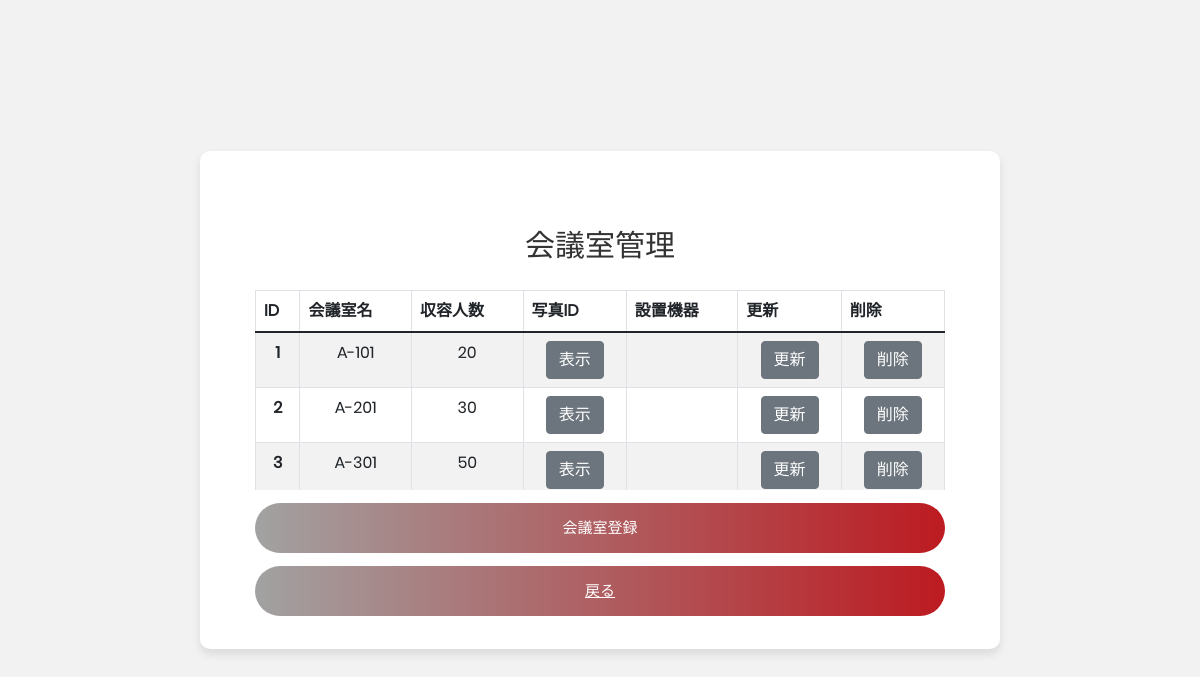
/admin_room/, run on an earlier commit of the app's database.
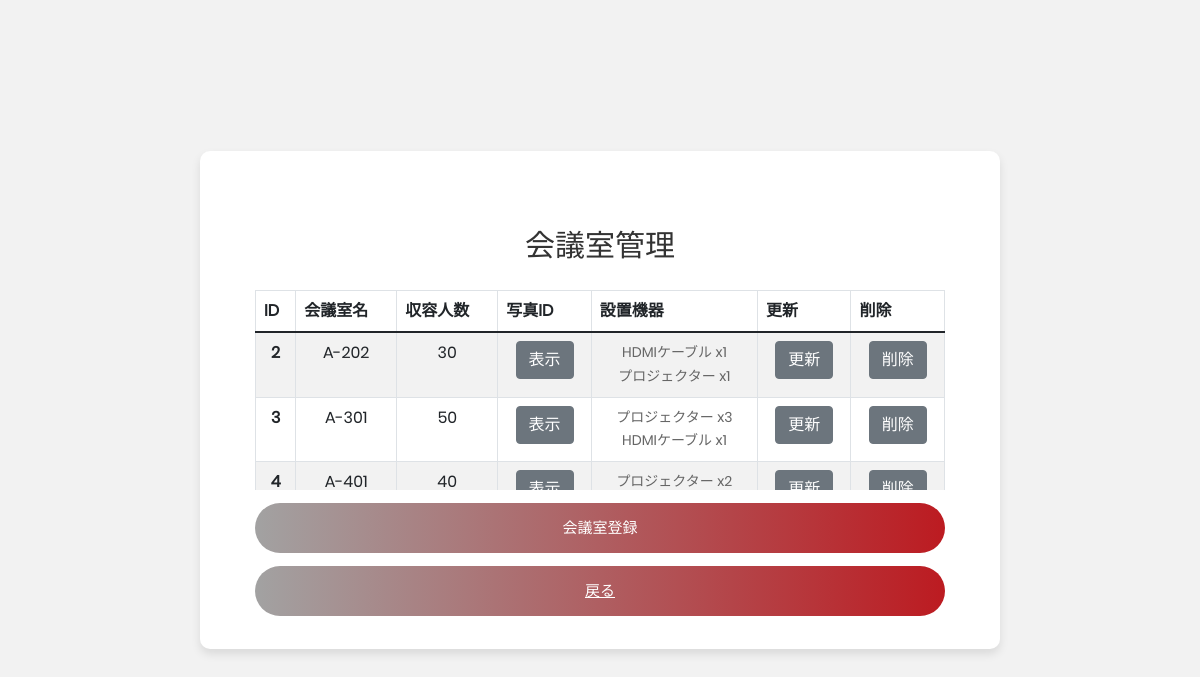
And on a later commit of the database.
### models/Conference.py (models this page shows, shortened)
class Conference(db.Model):
  __tablename__ = 'conferences'
  conference_id = db.Column(db.Integer, nullable=False, primary_key=True, autoincrement=True) # 主キー
  name = db.Column(db.String(20), nullable=False, unique=True)
  capacity = db.Column(db.Integer)
  photo_id = db.Column(db.String(20))
  remarks = db.Column(db.String(100))
  equipments = db.relationship("Equipment",
                                secondary='conference_equipments',
                                uselist=True,
                                back_populates='conferences',
                                order_by='Equipment.equipment_id')
  reserves = db.relationship("Reserve", uselist=True, back_populates='conferences', cascade='all, delete-orphan')

### models/ConferenceEquipment.py (models this page shows, shortened)
class ConferenceEquipment(db.Model):
    __tablename__ = 'conference_equipments'
    conference_equipments_id = db.Column(db.Integer, nullable=False, primary_key=True, autoincrement=True) # 主キー
    conference_id = db.Column(db.Integer, db.ForeignKey("conferences.conference_id", onupdate='CASCADE', ondelete='CASCADE'))
    equipment_id = db.Column(db.Integer, db.ForeignKey("equipments.equipment_id", onupdate='CASCADE', ondelete='CASCADE'))
    num = db.Column(db.Integer)
    equipments = db.relation("Equipment", backref='conference_equipments')
    conferences = db.relation("Conference", backref='conference_equipments')

### models/Equipment.py (models this page shows, shortened)
class Equipment(db.Model):
    __tablename__ = 'equipments'
    equipment_id = db.Column(db.Integer, nullable=False, primary_key=True, autoincrement=True) # 主キー
    name = db.Column(db.String(30), unique=True, nullable=False)
    conferences = db.relationship("Conference",
                                secondary='conference_equipments',
                                uselist=True,
                                back_populates='equipments',
                                order_by='Conference.conference_id')

### admin_room.py (the view, shortened to what this page needs)
@admin_room_bp.route('/', methods=["GET", "POST"])
def admin_room():
    conferences = Conference.query.all()
    equipments = Equipment.query.all()
    conferences = Conference.query.all()
    equipments = Equipment.query.all()
    return render_template('admin_room.html', conferences=conferences,equipments=equipments,error = False)

### templates/admin_room.html (shortened to what this page needs)
{% extends "template.html" %}
{% block head %}
<link rel="stylesheet" type="text/css" href="{{ url_for('static',filename='css/main_admin.css') }}">
{% endblock %}
{% block content %}
<div class="limiter">
   <div class="container-admin100">
      <div class="wrap-admin100">
         <span class="admin100-form-title p-b-26">
         会議室管理
         </span>
         <div class="table-wrapper-scroll-y my-custom-scrollbar">
            <table class="table table-bordered table-striped mb-0">
               <thead>
                  <tr>
                     <th scope="col">ID</th>
                     <th scope="col">会議室名</th>
                     <th scope="col">収容人数</th>
                     <th scope="col">写真ID</th>
                      <th scope="col">設置機器</th>
                     <th scope="col">更新</th>
                     <th scope="col">削除</th>
                  </tr>
               </thead>
               <tbody>
                  {% for conference in conferences %}
                  <tr class="text-center">
                     <th>{{ conference.__dict__['conference_id'] }}</th>
                     <td>{{ conference.__dict__['name'] }}</td>
                     <td>{{ conference.__dict__['capacity'] }}</td>
                  <td>
                        <button type="button" class="btn btn-secondary" data-bs-toggle="modal" data-bs-target="#ShowPic{{conference.__dict__['conference_id'] }}">表示</button>
                     </td>
                     <td>
                        {% for equipment in conference.conference_equipments %}
                        <p class="card-text">{{ equipment.equipments.__dict__['name'] }} x{{ equipment.__dict__['num'] }}</p>
                        {% endfor %}
                     </td>
                     <td>
                        <button type="button" class="btn btn-secondary" data-bs-toggle="modal" data-bs-target="#ChangeRoom{{conference.__dict__['conference_id'] }}">更新</button>
                     </td>
                     <td>
                        <button type="button" class="btn btn-secondary" data-bs-toggle="modal" data-bs-target="#DeleteRoom{{conference.__dict__['conference_id'] }}">削除</button>
                     </td>
                  </tr>
                  {% endfor %}
               </tbody>
            </table>
         </div>
         <div class="container-admin100-form-btn">
            <div class="wrap-admin100-form-btn">
               <div class="admin100-form-bgbtn"></div>
               <button type="button" class="admin100-form-btn" data-bs-toggle="modal" data-bs-target="#AddRoom">
               会議室登録
               </button>
            </div>
         </div>
         <div class="container-admin100-form-btn">
            <div class="wrap-admin100-form-btn">
               <div class="admin100-form-bgbtn"></div>
               <a type="button" class="admin100-form-btn" href="{{ url_for(('admin_main.admin_main')) }}">
               戻る
               </a>
            </div>
         </div>
      </div>
   </div>
</div>
{% endblock %}

### templates/template.html (shortened to what this page needs)
<!DOCTYPE html>
<html lang="ja">
<head>
    {% block head %}{% endblock %}
    <link href="https://cdn.jsdelivr.net/npm/bootstrap@5.1.3/dist/css/bootstrap.min.css" rel="stylesheet">
	<link rel="stylesheet" type="text/css" href="{{ url_for('static',filename='fonts/font-awesome-4.7.0/css/font-awesome.min.css') }}">
	<link rel="stylesheet" type="text/css" href="{{ url_for('static',filename='fonts/iconic/css/material-design-iconic-font.min.css') }}">
	<link rel="stylesheet" type="text/css" href="{{ url_for('static',filename='css/util.css') }}">
	<link rel="stylesheet" type="text/css" href="{{ url_for('static',filename='css/main.css') }}">
    <link rel="stylesheet" type="text/css" href="{{ url_for('static',filename='css/calendar_simple.css') }}">
    <link rel="stylesheet" type="text/css" href="{{ url_for('static',filename='css/online_help.css') }}">
</head>
<body>
    {% block content %}
    {% endblock %}
</body>
</html>

### static/css/main_admin.css (style rules this page uses)
.container-admin100 { width: 100%; min-height: 100vh; display: -webkit-box; display: -webkit-flex; display: -moz-box; display: -ms-flexbox; display: flex; flex-wrap: wrap; justify-content: center; align-items: center; padding: 15px; background: #f2f2f2; }
.wrap-admin100 { width: 800px; background: #fff; border-radius: 10px; overflow: hidden; padding: 77px 55px 33px 55px; box-shadow: 0 5px 10px 0px rgba(0, 0, 0, 0.1); -moz-box-shadow: 0 5px 10px 0px rgba(0, 0, 0, 0.1); -webkit-box-shadow: 0 5px 10px 0px rgba(0, 0, 0, 0.1); -o-box-shadow: 0 5px 10px 0px rgba(0, 0, 0, 0.1); -ms-box-shadow: 0 5px 10px 0px rgba(0, 0, 0, 0.1); }
.admin100-form-title { display: block; font-family: Poppins-Bold; font-size: 30px; color: #333333; line-height: 1.2; text-align: center; }
.container-admin100-form-btn { display: -webkit-box; display: -webkit-flex; display: -moz-box; display: -ms-flexbox; display: flex; flex-wrap: wrap; justify-content: center; padding-top: 13px; }
.wrap-admin100-form-btn { width: 100%; display: block; position: relative; z-index: 1; border-radius: 25px; overflow: hidden; margin: 0 auto; }
.admin100-form-bgbtn { position: absolute; z-index: -1; width: 300%; height: 100%; background: #1c1c1c; background: -webkit-linear-gradient(right, #a2a2a2, #bc1b21, #a2a2a2, #bc1b21); background: -o-linear-gradient(right, #a2a2a2, #bc1b21, #a2a2a2, #bc1b21); background: -moz-linear-gradient(right, #a2a2a2, #bc1b21, #a2a2a2, #bc1b21); background: linear-gradient(right, #a2a2a2, #bc1b21, #a2a2a2, #bc1b21); top: 0; left: -100%; -webkit-transition: all 0.4s; -o-transition: all 0.4s; -moz-transition: all 0.4s; transition: all 0.4s; }
.admin100-form-btn { font-family: Poppins-Medium; font-size: 15px; color: #fff; line-height: 1.2; text-transform: uppercase; display: -webkit-box; display: -webkit-flex; display: -moz-box; display: -ms-flexbox; display: flex; justify-content: center; align-items: center; padding: 0 20px; width: 100%; height: 50px; }
.my-custom-scrollbar { position: relative; height: 200px; overflow: auto; }
.table-wrapper-scroll-y { display: block; }

### static/css/main.css (style rules this page uses)
* { margin: 0px; padding: 0px; box-sizing: border-box; }
body, html { height: 100%; font-family: Poppins-Regular, sans-serif; }
a { font-family: Poppins-Regular; font-size: 14px; line-height: 1.7; color: #666666; margin: 0px; transition: all 0.4s; -webkit-transition: all 0.4s; -o-transition: all 0.4s; -moz-transition: all 0.4s; }
p { font-family: Poppins-Regular; font-size: 14px; line-height: 1.7; color: #666666; margin: 0px; }
button { outline: none !important; border: none; background: transparent; }
.limiter { width: 100%; margin: 0 auto; }

### static/css/calendar_simple.css (style rules this page uses)
.my-custom-scrollbar { position: relative; height: 200px; overflow: auto; }
.table-wrapper-scroll-y { display: block; }

What changed in the data, as far as the page shows it:
removed Conference: __dict__.conference_id "1", __dict__.name "A-101", __dict__.capacity "20"
changed Conference (number 1 of 3 on the later page): __dict__.name "A-201" → "A-202"
added ConferenceEquipment: equipments.__dict__.name "HDMIケーブル", __dict__.num "1", shown under Conference (number 1 of 3 on the later page)
added ConferenceEquipment: equipments.__dict__.name "プロジェクター", __dict__.num "1", shown under Conference (number 1 of 3 on the later page)
added ConferenceEquipment: equipments.__dict__.name "プロジェクター", __dict__.num "3", shown under Conference (number 2 of 3 on the later page)
added ConferenceEquipment: equipments.__dict__.name "HDMIケーブル", __dict__.num "1", shown under Conference (number 2 of 3 on the later page)
added Conference: __dict__.conference_id "4", __dict__.name "A-401", __dict__.capacity "40"
added ConferenceEquipment: equipments.__dict__.name "プロジェクター", __dict__.num "2", shown under "4"
